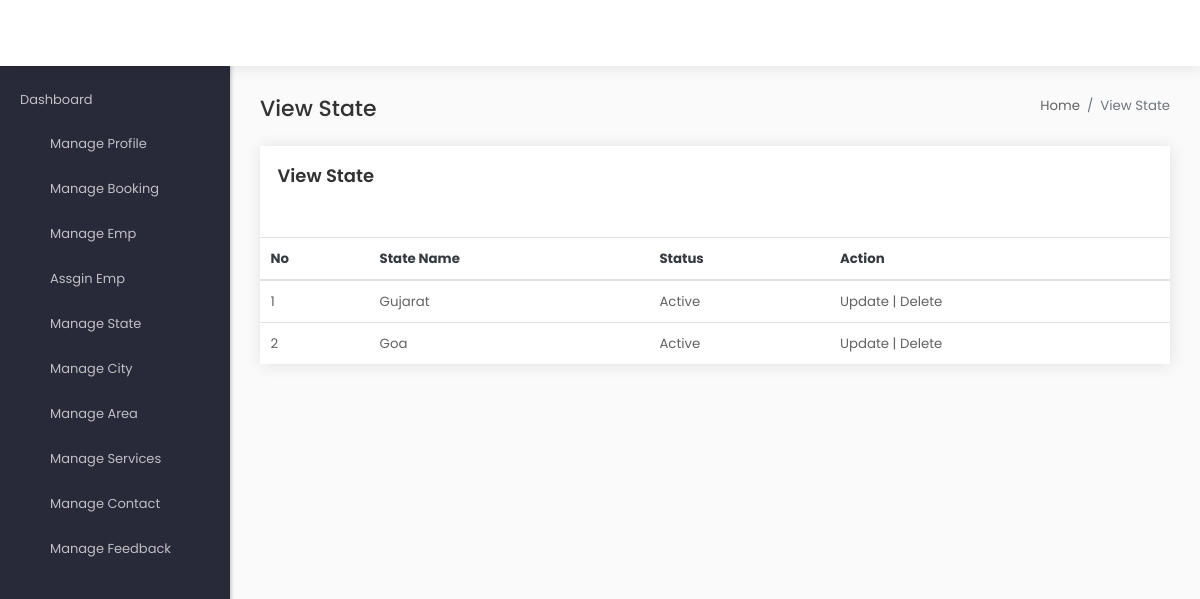
Screenshot of /admin/index.php?page=view_state with the database file from the repository.
### tables this page shows
CREATE TABLE `state` (
  `State_ID` int(11) NOT NULL,
  `State_Name` varchar(50) NOT NULL,
  `DOI` date NOT NULL,
  `IsActive` enum('1','0') NOT NULL DEFAULT '0'
);

### admin/middlepage/view_state.php (the view, shortened to what this page needs)
<div class="content-wrapper">
  <div class="page-title">
    <div class="row">
        <div class="col-sm-6">
            <h4 class="mb-0">View State</h4>
        </div>
        <div class="col-sm-6">
          <ol class="breadcrumb pt-0 pr-0 float-left float-sm-right ">
            <li class="breadcrumb-item"><a href="#" class="default-color">Home</a></li>
            <li class="breadcrumb-item active">View State</li>
          </ol>
        </div>
      </div>
  </div>
  <div class="row">
    <div class="col-xl-12 mb-30">
      <div class="card card-statistics h-100">
        <div class="card-body">
         <div class="d-block d-md-flex justify-content-between">
            <div class="d-block">
              <h5 class="card-title pb-0 border-0">View State</h5>
            </div>
             </div>
           </div>
           <div class="table-responsive mt-15">
            <table class="table center-aligned-table mb-0">
              <thead>
                <tr class="text-dark">
                  <th> No</th>
                  <th>State Name</th>
                  <th>Status</th>
                  <th>Action</th>
                </tr>
              </thead>
              <tbody>
                <?php
                $sql = mysqli_query($con,"select * from `state`");
                $id = 1;
                while($row = mysqli_fetch_array($sql)){
                ?>
                <tr>
                  <td><?php echo $id++; ?></td>
                  <td><?php echo $row['State_Name']; ?></td>
                  <td><?php if($row['IsActive']==1) { ?>Active<?php }else { ?>InActive <?php } ?></td>
                  <td><a href="">Update</a> | <a href="index.php?page=state_action&id=<?php echo $row['State_ID']; ?>">Delete</a></td>
                </tr>
                <?php } ?>
              </tbody>
            </table>
          </div>
        </div>
      </div>
    </div>
</div>

### rows the page displays
state: State_Name "Gujarat", IsActive "Active"
state: State_Name "Goa", IsActive "Active"
